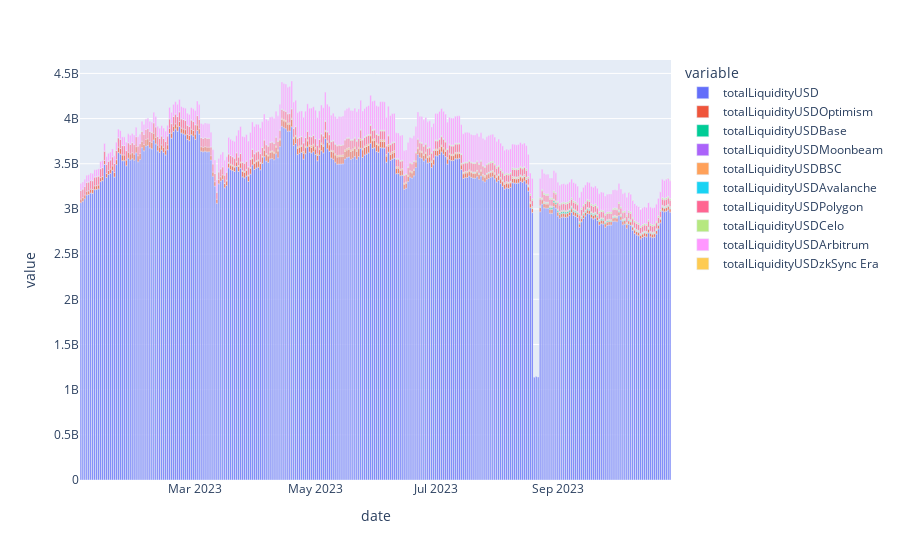

The notebook cell this image was saved under:
### Code cell
px.bar(TVL[TVL.index > '2023-01-01'])

### Figure 1 — Plotly figure (JSON) as saved in the notebook; plotly's stock layout.template omitted (floating-point values rounded to 4 significant figures; data arrays with more than 128 entries replaced by an {"elided": "..."} marker saying what was removed)
{"data": [{"alignmentgroup": "True", "hovertemplate": "variable=totalLiquidityUSD<br>date=%{x}<br>value=%{y}<extra></extra>", "legendgroup": "totalLiquidityUSD", "marker": {"color": "#636efa", "pattern": {"shape": ""}}, "name": "totalLiquidityUSD", "offsetgroup": "totalLiquidityUSD", "orientation": "v", "showlegend": true, "textposition": "auto", "type": "bar", "x": {"elided": "300 str values"}, "xaxis": "x", "y": {"elided": "300 float values"}, "yaxis": "y"}, {"alignmentgroup": "True", "hovertemplate": "variable=totalLiquidityUSDOptimism<br>date=%{x}<br>value=%{y}<extra></extra>", "legendgroup": "totalLiquidityUSDOptimism", "marker": {"color": "#EF553B", "pattern": {"shape": ""}}, "name": "totalLiquidityUSDOptimism", "offsetgroup": "totalLiquidityUSDOptimism", "orientation": "v", "showlegend": true, "textposition": "auto", "type": "bar", "x": {"elided": "300 str values"}, "xaxis": "x", "y": {"elided": "300 float values"}, "yaxis": "y"}, {"alignmentgroup": "True", "hovertemplate": "variable=totalLiquidityUSDBase<br>date=%{x}<br>value=%{y}<extra></extra>", "legendgroup": "totalLiquidityUSDBase", "marker": {"color": "#00cc96", "pattern": {"shape": ""}}, "name": "totalLiquidityUSDBase", "offsetgroup": "totalLiquidityUSDBase", "orientation": "v", "showlegend": true, "textposition": "auto", "type": "bar", "x": {"elided": "300 str values"}, "xaxis": "x", "y": {"elided": "300 float values"}, "yaxis": "y"}, {"alignmentgroup": "True", "hovertemplate": "variable=totalLiquidityUSDMoonbeam<br>date=%{x}<br>value=%{y}<extra></extra>", "legendgroup": "totalLiquidityUSDMoonbeam", "marker": {"color": "#ab63fa", "pattern": {"shape": ""}}, "name": "totalLiquidityUSDMoonbeam", "offsetgroup": "totalLiquidityUSDMoonbeam", "orientation": "v", "showlegend": true, "textposition": "auto", "type": "bar", "x": {"elided": "300 str values"}, "xaxis": "x", "y": {"elided": "300 float values"}, "yaxis": "y"}, {"alignmentgroup": "True", "hovertemplate": "variable=totalLiquidityUSDBSC<br>date=%{x}<br>value=%{y}<extra></extra>", "legendgroup": "totalLiquidityUSDBSC", "marker": {"color": "#FFA15A", "pattern": {"shape": ""}}, "name": "totalLiquidityUSDBSC", "offsetgroup": "totalLiquidityUSDBSC", "orientation": "v", "showlegend": true, "textposition": "auto", "type": "bar", "x": {"elided": "300 str values"}, "xaxis": "x", "y": {"elided": "300 float values"}, "yaxis": "y"}, {"alignmentgroup": "True", "hovertemplate": "variable=totalLiquidityUSDAvalanche<br>date=%{x}<br>value=%{y}<extra></extra>", "legendgroup": "totalLiquidityUSDAvalanche", "marker": {"color": "#19d3f3", "pattern": {"shape": ""}}, "name": "totalLiquidityUSDAvalanche", "offsetgroup": "totalLiquidityUSDAvalanche", "orientation": "v", "showlegend": true, "textposition": "auto", "type": "bar", "x": {"elided": "300 str values"}, "xaxis": "x", "y": {"elided": "300 float values"}, "yaxis": "y"}, {"alignmentgroup": "True", "hovertemplate": "variable=totalLiquidityUSDPolygon<br>date=%{x}<br>value=%{y}<extra></extra>", "legendgroup": "totalLiquidityUSDPolygon", "marker": {"color": "#FF6692", "pattern": {"shape": ""}}, "name": "totalLiquidityUSDPolygon", "offsetgroup": "totalLiquidityUSDPolygon", "orientation": "v", "showlegend": true, "textposition": "auto", "type": "bar", "x": {"elided": "300 str values"}, "xaxis": "x", "y": {"elided": "300 float values"}, "yaxis": "y"}, {"alignmentgroup": "True", "hovertemplate": "variable=totalLiquidityUSDCelo<br>date=%{x}<br>value=%{y}<extra></extra>", "legendgroup": "totalLiquidityUSDCelo", "marker": {"color": "#B6E880", "pattern": {"shape": ""}}, "name": "totalLiquidityUSDCelo", "offsetgroup": "totalLiquidityUSDCelo", "orientation": "v", "showlegend": true, "textposition": "auto", "type": "bar", "x": {"elided": "300 str values"}, "xaxis": "x", "y": {"elided": "300 float values"}, "yaxis": "y"}, {"alignmentgroup": "True", "hovertemplate": "variable=totalLiquidityUSDArbitrum<br>date=%{x}<br>value=%{y}<extra></extra>", "legendgroup": "totalLiquidityUSDArbitrum", "marker": {"color": "#FF97FF", "pattern": {"shape": ""}}, "name": "totalLiquidityUSDArbitrum", "offsetgroup": "totalLiquidityUSDArbitrum", "orientation": "v", "showlegend": true, "textposition": "auto", "type": "bar", "x": {"elided": "300 str values"}, "xaxis": "x", "y": {"elided": "300 float values"}, "yaxis": "y"}, {"alignmentgroup": "True", "hovertemplate": "variable=totalLiquidityUSDzkSync Era<br>date=%{x}<br>value=%{y}<extra></extra>", "legendgroup": "totalLiquidityUSDzkSync Era", "marker": {"color": "#FECB52", "pattern": {"shape": ""}}, "name": "totalLiquidityUSDzkSync Era", "offsetgroup": "totalLiquidityUSDzkSync Era", "orientation": "v", "showlegend": true, "textposition": "auto", "type": "bar", "x": {"elided": "300 str values"}, "xaxis": "x", "y": {"elided": "300 float values"}, "yaxis": "y"}], "layout": {"autosize": true, "barmode": "relative", "legend": {"title": {"text": "variable"}, "tracegroupgap": 0}, "margin": {"t": 60}, "xaxis": {"anchor": "y", "autorange": true, "domain": [0, 1], "range": ["2023-01-01 12:48:13", "2023-10-28 09:35:21"], "title": {"text": "date"}, "type": "date"}, "yaxis": {"anchor": "x", "autorange": true, "domain": [0, 1], "range": [0, 4648000000.0], "title": {"text": "value"}, "type": "linear"}}}
